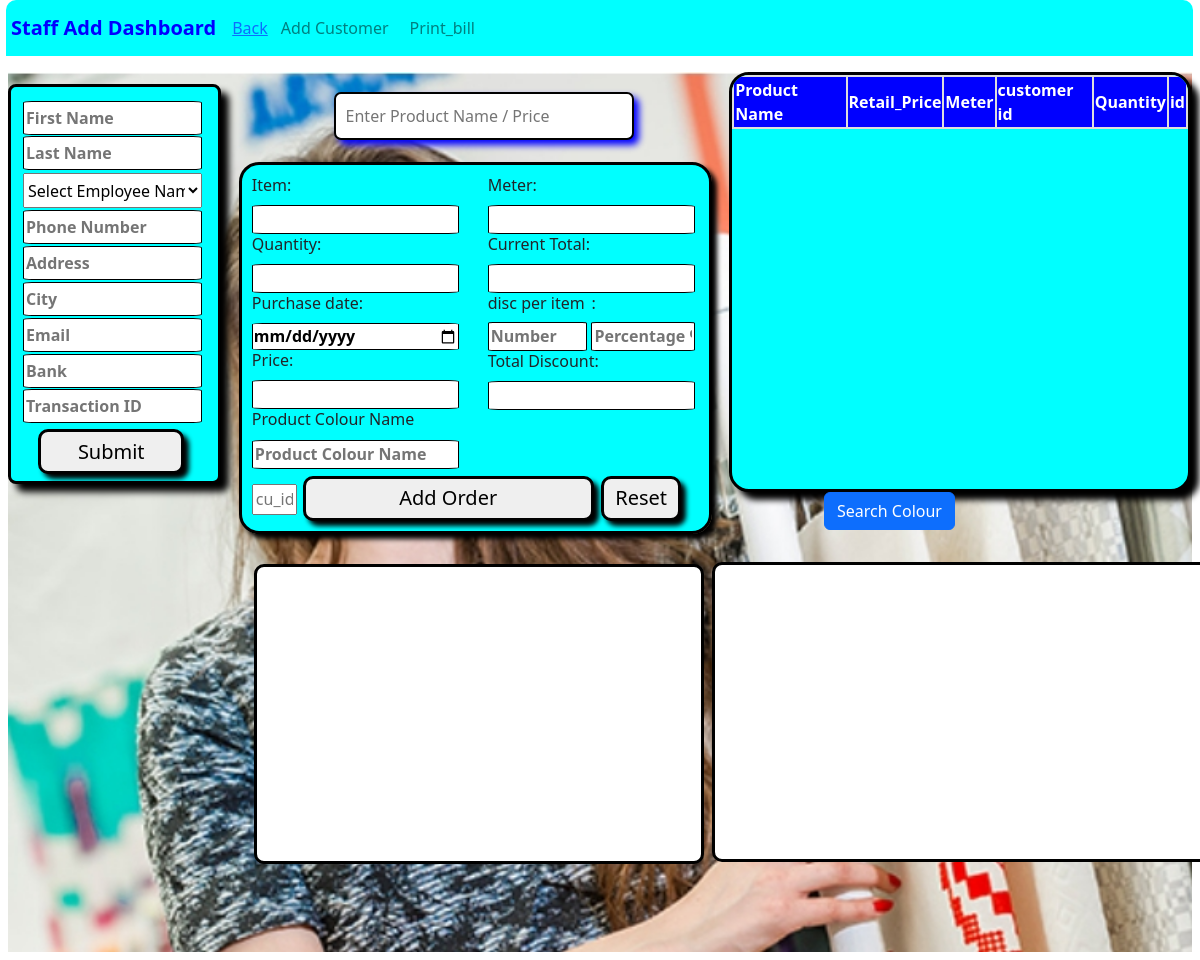
/Add_page_of_staff.php?page=Add_Customer.html, run on the app's committed database.
### tables this page shows
CREATE TABLE `staff_access_pages` (
  `id` int(10) NOT NULL,
  `page_name` varchar(50) NOT NULL,
  `display_page` varchar(40) NOT NULL,
  `Status` varchar(10) NOT NULL
);

### Add_page_of_staff.php (the view, shortened to what this page needs)
<?php
$servername = "localhost";
$username = "username";
$password = "password";
$dbname = "waqas_cloth_house";
$conn = new mysqli($servername, $username, $password, $dbname);
$sql = "SELECT page_name, display_page FROM staff_access_pages WHERE Status = 'add'";
$result = $conn->query($sql);
?>
<!DOCTYPE html>
<html lang="en">
<head>
    <link href="https://stackpath.bootstrapcdn.com/bootstrap/4.5.2/css/bootstrap.min.css" rel="stylesheet">
</head>
<body>
    <nav class="navbar navbar-expand-lg navbar-light">
        <a class="navbar-brand" href="#">Staff Add Dashboard</a>
        <a href="staff_dashboard.html">Back</a>
        <div class="collapse navbar-collapse" id="navbarNav">
            <ul class="navbar-nav">
                <?php
                if ($result->num_rows > 0) {
                    while ($row = $result->fetch_assoc()) {
                        $page_name = $row["page_name"];
                        $display_page = $row["display_page"];
                        echo "<li class='nav-item'>
                                <a class='nav-link' href='?page={$page_name}'>{$display_page}</a>
                              </li>";
                    }
                } else {
                    echo "<li class='nav-item'><a class='nav-link' href='#'>No Pages Found</a></li>";
                }
                ?>
            </ul>
        </div>
    </nav>
    <div class="container_fluid">
    </div>
</body>
</html>

### Add_page_of_staff.php (style rules this page uses)
.navbar { background-color: aqua !important; border-top-left-radius: 10px; border-top-right-radius: 10px; margin-bottom: -8px; margin-left: 6px; margin-right: 7px; }
.navbar-brand { color: blue !important; font-weight: bold; padding-left: 5px; }
.navbar-nav .nav-link { color: #ffffff; margin-left: 5px; font-weight: 10px; }

### data on the page
staff_access_pages: display_page "Add Customer"
staff_access_pages: display_page "Print_bill"
